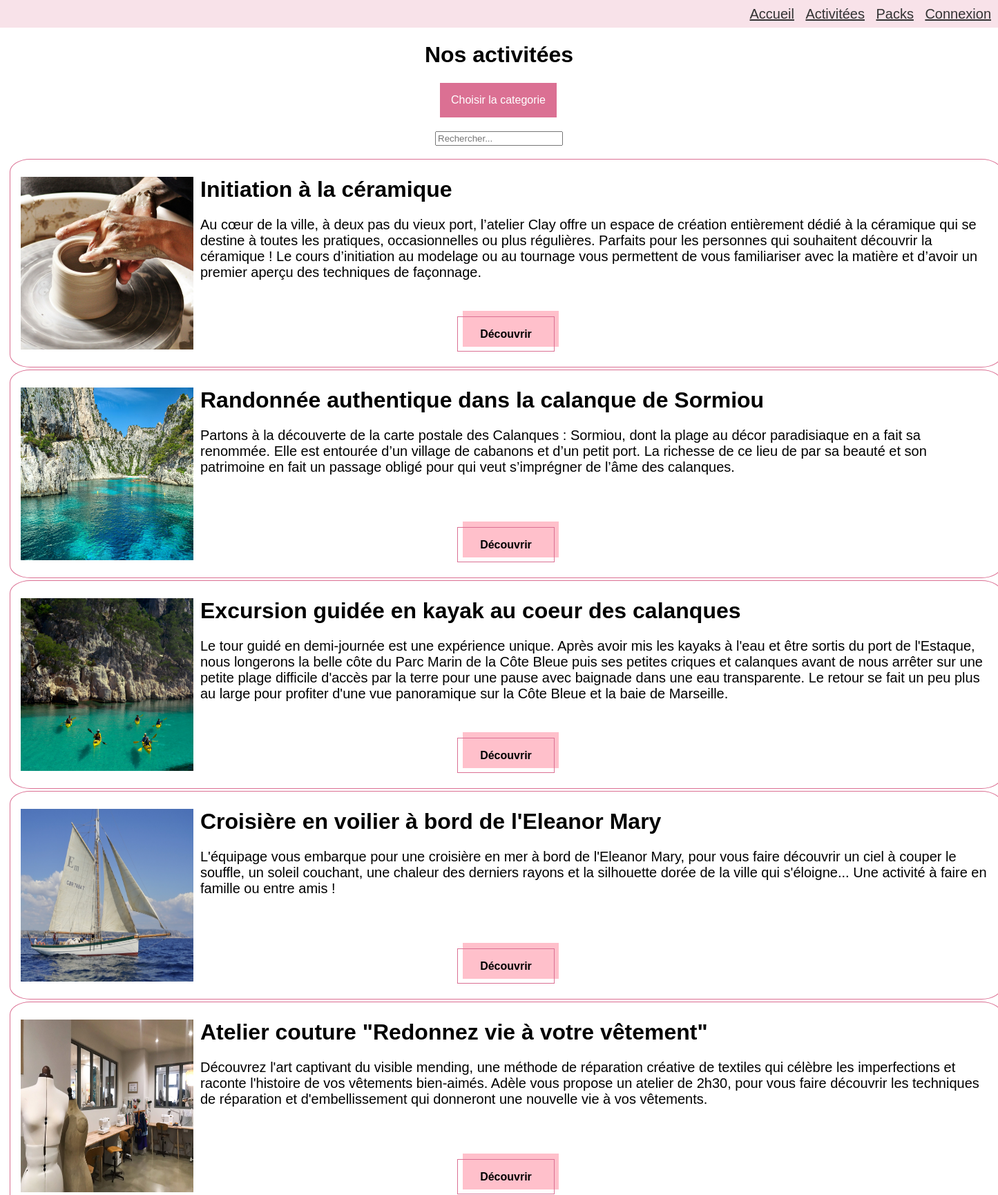
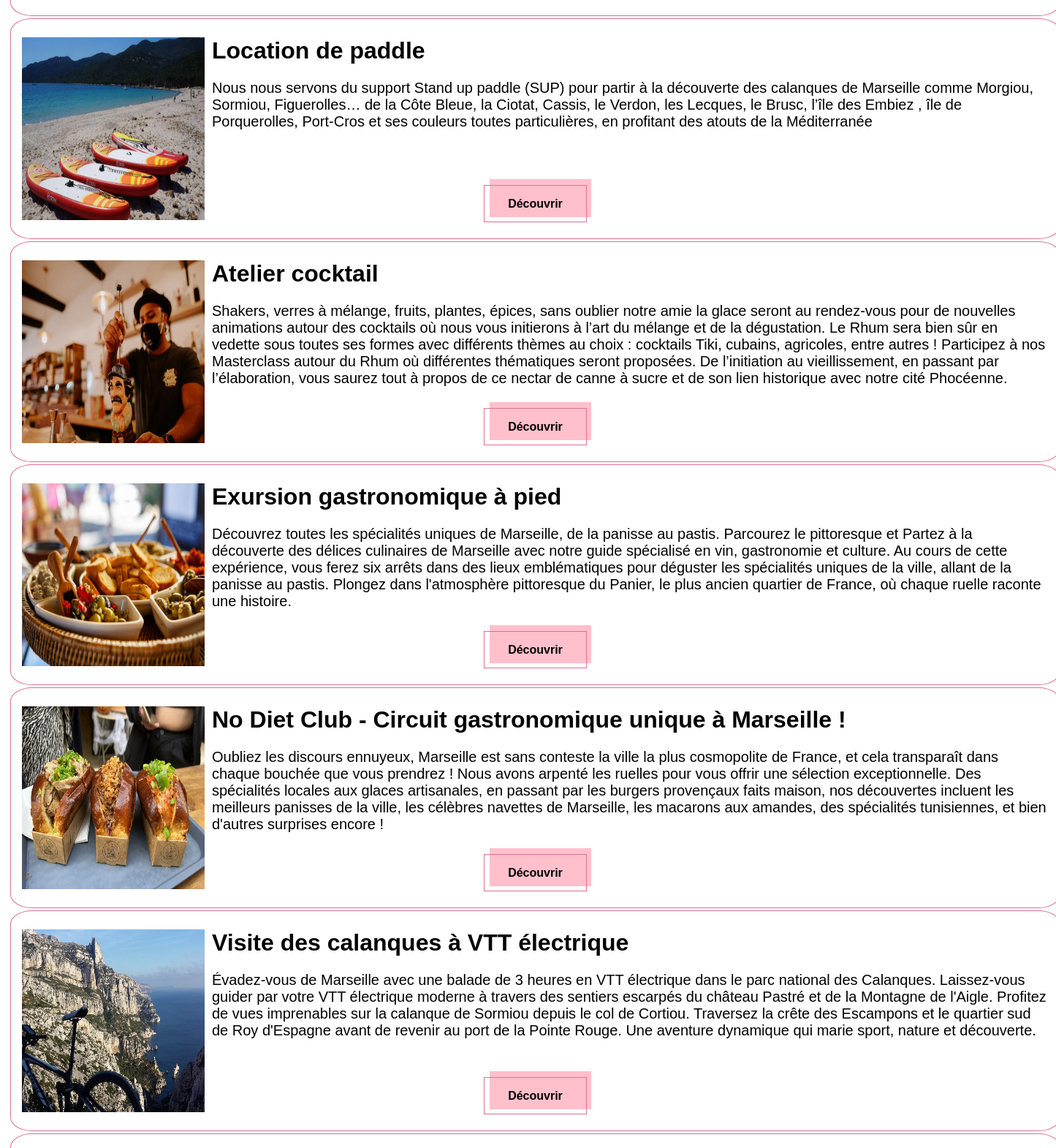
The page /activities/ (upper part) on the database its author committed (2 pictures, top to bottom).
### MarseilleInsiderApp/models.py (models this page shows, shortened)
class Loisir(models.Model):
    SAISON_CHOICES = [
        ('ETE', 'en Été'),
        ('HIVER', 'en Hiver'),
        ('AUTOMNE', 'en Automne'),
        ('PRINTEMPS', 'au Printemps'),
        ('TA',"toute l'Année")
    ]
    id_loisir = models.AutoField(primary_key=True)
    nom_loisir = models.CharField(max_length=255, verbose_name="Nom du loisir")
    num_voie = models.IntegerField(verbose_name="Numéro de la voie")
    nom_voie = models.CharField(max_length=50, verbose_name="Nom de la voie")
    code_postal = models.IntegerField(verbose_name="Code postale")
    ville = models.CharField(max_length=50, verbose_name="Ville")
    categorie = models.ForeignKey(Catégorie, on_delete=models.CASCADE)
    id_fournisseur = models.ForeignKey(Fournisseur, on_delete=models.CASCADE)
    prix_fournisseur = models.ForeignKey(Prix, on_delete=models.CASCADE)
    saisons = models.CharField(max_length=10, choices=SAISON_CHOICES, verbose_name="Saison")
    description=models.TextField(verbose_name="Description du loisir")

### MarseilleInsiderApp/views.py (the view)
# urls.py: path('activities/',vw_activities,name='all_activities'),
def vw_activities(request, ):
    return render(request, "activities_page.html",
                  {"Loisirs": Loisir.objects.all(), "Categories": Catégorie.objects.all()})

### MarseilleInsiderApp/templates/activities_page.html (shortened to what this page needs)
{% extends 'base.html' %}
{% load static %}
{% block head %}
    <link rel="stylesheet" href="https://code.jquery.com/ui/1.12.1/themes/base/jquery-ui.css">
{% endblock %}
{% block page_title %}
    <h1>Nos activitées</h1>
{% endblock %}
{% block content %}
    <div class="spacing">
    <div class="dropdown">
        <button class="dropbtn">Choisir la categorie</button>
    </div>
    </div>
<div class="search">
    <input type="text" id="searchInput" placeholder="Rechercher...">
 </div>
    {% for loisir in Loisirs %}
        <div class="activity">
            <div class="image-container">
                <img src="{% static 'images/loisirs/'%}{{loisir.id_loisir}}/1.jpeg">
            </div>
            <h1>{{ loisir.nom_loisir }}</h1>
            <h2>{{ loisir.description }}</h2>
            <div class="button-container">
                <a href="/activity/{{ loisir.id_loisir }}/" class="activity-button">Découvrir</a>
            </div>
        </div>
    {% endfor %}
{% endblock %}

### MarseilleInsiderApp/static/css/activitiesdesign.css (style rules this page uses)
body { font-family: Arial, sans-serif; margin: 0; padding: 0; text-align: center; }
.image-container { text-align: left; height: 20px; width: 10px; margin-bottom: 10px; margin-top: 10px; }
.image-container img { height: 250px; width: 250px; object-fit: fill; }
.activity h1 { margin-left: 260px; text-align: left; margin-top: -30px; }
.activity h2 { font-size: 20px; margin-left: 260px; text-align: left; margin-top: 0px; margin-bottom: 25px; font-weight: normal; }
.activity { margin-left: 30px; display: flex; margin-top: 35px; margin-bottom: 20px; list-style: none; min-height: 270px; width:1405px; outline: 1px solid palevioletred; outline-offset: 15px ; box-sizing: border-box; border-radius: 1%; flex-direction: column; position: relative; }
.button-container { position: absolute; bottom: 10px; left: 0; right: 0; margin-bottom: 10px; z-index: 1; }
.spacing { margin-bottom: 20px; align-items: center; margin-left: 18px; }
.activity-button { background-color: transparent; border: 1px solid palevioletred; box-sizing: border-box; color: black; font-family: "Avenir Next LT W01 Bold",sans-serif; font-size: 16px; font-weight: 700; line-height: 24px; padding: 16px 23px; position: relative; text-decoration: none; user-select: none; -webkit-user-select: none; touch-action: manipulation; }
.activity-button:before { background-color: pink; content: ""; height: calc(100% + 3px); position: absolute; right: -7px; top: -9px; transition: background-color 300ms ease-in; width: 100%; z-index: -1; }
@media (min-width: 768px) { .activity-button { padding: 16px 32px; } }
.dropbtn { background-color: palevioletred; color: white; padding: 16px; font-size: 16px; border: none; }
.dropdown { background-color: transparent; position: relative; display: inline-block; margin-right: 20px; }

### rows shown on the page
Loisir: shows a picture, nom_loisir "Initiation à la céramique", description "Au cœur de la ville, à deux pas du vieux port, l’atelier Clay offre un espace de création entièrement dédié à la céramique qui se destine à toutes les pratiques, occasionnelles ou plus régulières. Parfaits pour les personnes qui souhaitent découvrir la céramique ! Le cours d’initiation au modelage ou au tournage vous permettent de vous familiariser avec la matière et d’avoir un premier aperçu des techniques de façonnage."
Loisir: shows a picture, nom_loisir "Randonnée authentique dans la calanque de Sormiou", description "Partons à la découverte de la carte postale des Calanques : Sormiou, dont la plage au décor paradisiaque en a fait sa renommée. Elle est entourée d’un village de cabanons et d’un petit port. La richesse de ce lieu de par sa beauté et son patrimoine en fait un passage obligé pour qui veut s’imprégner de l’âme des calanques."
Loisir: shows a picture, nom_loisir "Excursion guidée en kayak au coeur des calanques", description "Le tour guidé en demi-journée est une expérience unique. Après avoir mis les kayaks à l'eau et être sortis du port de l'Estaque, nous longerons la belle côte du Parc Marin de la Côte Bleue puis ses petites criques et calanques avant de nous arrêter sur une petite plage difficile d'accès par la terre pour une pause avec baignade dans une eau transparente. Le retour se fait un peu plus au large pour profiter d'une vue panoramique sur la Côte Bleue et la baie de Marseille."
Loisir: shows a picture, nom_loisir "Croisière en voilier à bord de l'Eleanor Mary", description "L'équipage vous embarque pour une croisière en mer à bord de l'Eleanor Mary, pour vous faire découvrir un ciel à couper le souffle, un soleil couchant, une chaleur des derniers rayons et la silhouette dorée de la ville qui s'éloigne... Une activité à faire en famille ou entre amis !"
Loisir: shows a picture, nom_loisir "Atelier couture \"Redonnez vie à votre vêtement\"", description "Découvrez l'art captivant du visible mending, une méthode de réparation créative de textiles qui célèbre les imperfections et raconte l'histoire de vos vêtements bien-aimés. Adèle vous propose un atelier de 2h30, pour vous faire découvrir les techniques de réparation et d'embellissement qui donneront une nouvelle vie à vos vêtements."
Loisir: shows a picture, nom_loisir "Location de paddle", description "Nous nous servons du support Stand up paddle (SUP) pour partir à la découverte des calanques de Marseille comme Morgiou, Sormiou, Figuerolles… de la Côte Bleue, la Ciotat, Cassis, le Verdon, les Lecques, le Brusc, l’île des Embiez , île de Porquerolles, Port-Cros et ses couleurs toutes particulières, en profitant des atouts de la Méditerranée"
Loisir: shows a picture, nom_loisir "Atelier cocktail", description "Shakers, verres à mélange, fruits, plantes, épices, sans oublier notre amie la glace seront au rendez-vous pour de nouvelles animations autour des cocktails où nous vous initierons à l’art du mélange et de la dégustation. Le Rhum sera bien sûr en vedette sous toutes ses formes avec différents thèmes au choix : cocktails Tiki, cubains, agricoles, entre autres ! Participez à nos Masterclass autour du Rhum où différentes thématiques seront proposées. De l’initiation au vieillissement, en passant par l’élaboration, vous saurez tout à propos de ce nectar de canne à sucre et de son lien historique avec notre cité Phocéenne."
Loisir: shows a picture, nom_loisir "Exursion gastronomique à pied", description "Découvrez toutes les spécialités uniques de Marseille, de la panisse au pastis. Parcourez le pittoresque et Partez à la découverte des délices culinaires de Marseille avec notre guide spécialisé en vin, gastronomie et culture. Au cours de cette expérience, vous ferez six arrêts dans des lieux emblématiques pour déguster les spécialités uniques de la ville, allant de la panisse au pastis. Plongez dans l'atmosphère pittoresque du Panier, le plus ancien quartier de France, où chaque ruelle raconte une histoire."
Loisir: shows a picture, nom_loisir "No Diet Club - Circuit gastronomique unique à Marseille !", description "Oubliez les discours ennuyeux, Marseille est sans conteste la ville la plus cosmopolite de France, et cela transparaît dans chaque bouchée que vous prendrez ! Nous avons arpenté les ruelles pour vous offrir une sélection exceptionnelle. Des spécialités locales aux glaces artisanales, en passant par les burgers provençaux faits maison, nos découvertes incluent les meilleurs panisses de la ville, les célèbres navettes de Marseille, les macarons aux amandes, des spécialités tunisiennes, et bien d'autres surprises encore !"
Loisir: shows a picture, nom_loisir "Visite des calanques à VTT électrique", description "Évadez-vous de Marseille avec une balade de 3 heures en VTT électrique dans le parc national des Calanques. Laissez-vous guider par votre VTT électrique moderne à travers des sentiers escarpés du château Pastré et de la Montagne de l'Aigle. Profitez de vues imprenables sur la calanque de Sormiou depuis le col de Cortiou. Traversez la crête des Escampons et le quartier sud de Roy d'Espagne avant de revenir au port de la Pointe Rouge. Une aventure dynamique qui marie sport, nature et découverte."
